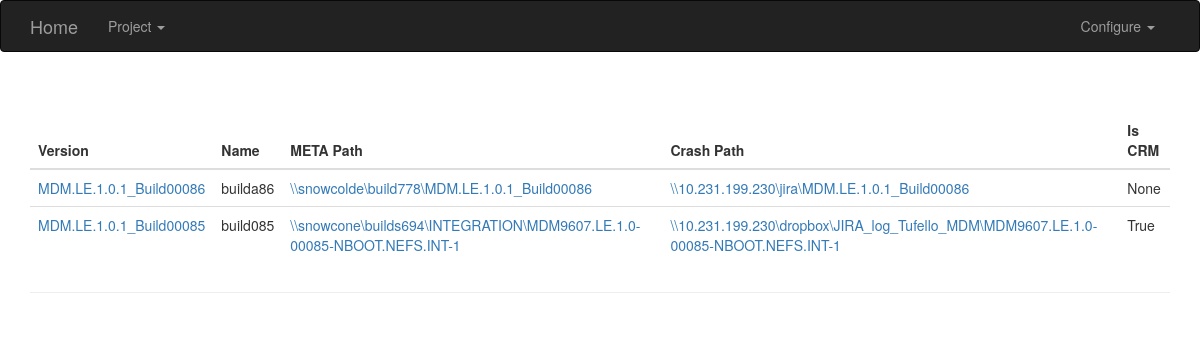
The page /build/list?project_name=MDM.LE.1.0.1 on the database its author committed.
### TBD.py (models this page shows, shortened)
class Build(db.Model):
    __tablename__ = 'builds'
    id = db.Column(db.Integer, primary_key=True)
    version = db.Column(db.TEXT, unique=True)
    name = db.Column(db.String(64), nullable=False)
    meta_path = db.Column(db.TEXT, nullable=False)
    crash_path = db.Column(db.TEXT, nullable=False)
    is_crm = db.Column(db.Boolean, nullable=True)
    td = db.relationship(TD, backref='build')

### TBD.py (the view)
@app.route('/build/list', methods=['GET', 'POST'])
def build_list():
    project = Project.query.order_by(Project.name).all()
    project_name = request.args.get('project_name', None)
    if project_name:
        builds = Build.query.join(Build.td).join(TD.project).filter(Project.name==project_name).order_by(db.desc(Build.version)).all()
    else:
        builds = Build.query.order_by(db.desc(Build.version)).all()
    if request.method == 'POST':
        build_list = []
        for build in builds:
            build_list.append({'version': build.version, 'name': build.name, 'meta_path': build.meta_path, 'crash_path': build.crash_path, 'is_crm': build.is_crm})
        return jsonify(code=0, result=build_list)
    else:
        return render_template('build_list.html', project=project, project_name=project_name, builds=builds)

### templates/build_list.html (shortened to what this page needs)
{% extends "base.html" %}
{% block content %}
<div class="container">
    <div class="page-header">
        <table class="table">
            <thead>
                <th>Version</th>
                <th>Name</th>
                <th>META Path</th>
                <th>Crash Path</th>
                <th>Is CRM</th>
            </thead>
            <tbody>
                {% for build in builds %}
                <tr>
                    <td><a href="{{ url_for('project_tbd') }}?project_name={{ project_name }}&build_version={{ build.version }}">{{ build.version }}</a></td>
                    <td>{{ build.name }}</td>
                    <td><a href="{{ build.meta_path }}">{{ build.meta_path }}</a></td>
                    <td><a href="{{ build.crash_path }}">{{ build.crash_path }}</a></td>
                    <td>{{ build.is_crm }}</td>
                </tr>
                {% endfor %}
            </tbody>
        </table>
    </div>
</div>
{% endblock %}7

### rows shown on the page
Build: version "MDM.LE.1.0.1_Build00086", name "builda86", meta_path "\\\\snowcolde\\build778\\MDM.LE.1.0.1_Build00086", crash_path "\\\\10.231.199.230\\jira\\MDM.LE.1.0.1_Build00086", is_crm "None"
Build: version "MDM.LE.1.0.1_Build00085", name "build085", meta_path "\\\\snowcone\\builds694\\INTEGRATION\\MDM9607.LE.1.0-00085-NBOOT.NEFS.INT-1", crash_path "\\\\10.231.199.230\\dropbox\\JIRA_log_Tufello_MDM\\MDM9607.LE.1.0-00085-NBOOT.NEFS.INT-1", is_crm "True"
